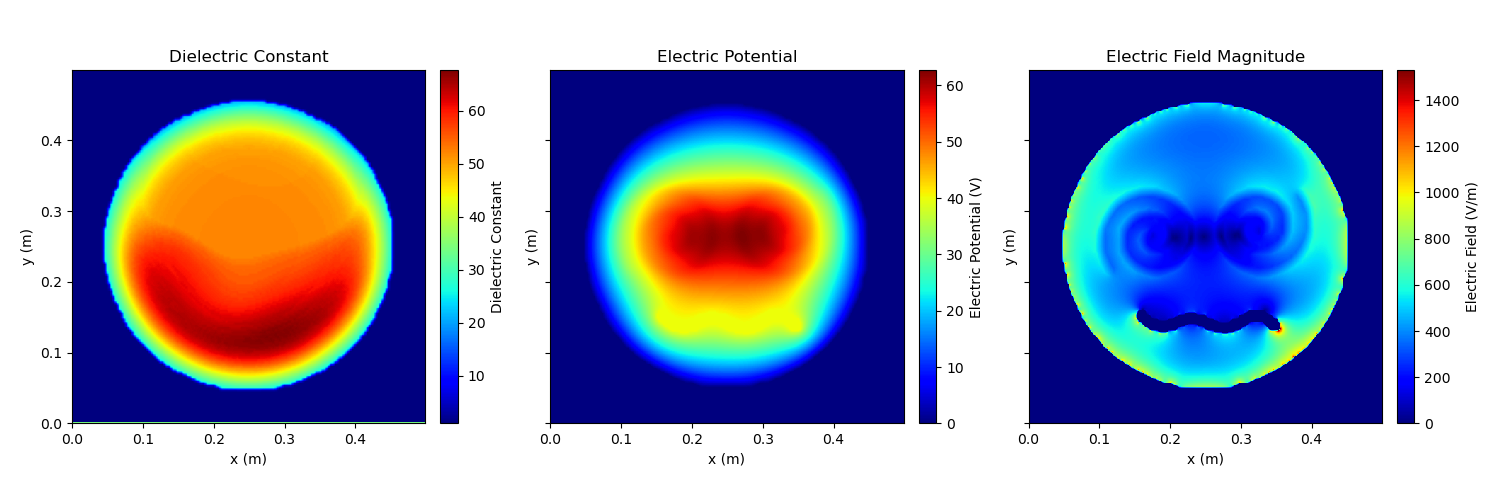

Write Python code to recreate this figure.
# -*- coding: utf-8 -*-
"""
Created on Wed Jan 22 11:10:01 2024

@author: Lukas
"""

import numpy as np
from scipy.linalg import norm
import matplotlib.pyplot as plt
from mpl_toolkits.axes_grid1 import make_axes_locatable
from fdmsolver import load_map, init_linear_system, solve_linear_system


# Define a uniform grid of spatial points
N_x, N_y = 500, 500
h = 1E-3  # Distance between each sample
width_V, height_V = (N_x - 1) * h, (N_y - 1) * h
width_E, height_E = (N_x - 2) * h, (N_y - 2) * h  # E and eps_r are on a staggered grid from the voltage potentials

# Set Dirichlet boundary conditions
dirichlet = {
    'mask': np.zeros((N_x, N_y), dtype=bool),
    'value': np.zeros((N_x, N_y))}

mask = load_map('./data/mouth.png', False, True, N=(N_x, N_y), twobit=True)
dirichlet['mask'][mask] = True
dirichlet['value'][mask] = 40

mask = load_map('./data/head.png', False, True, (N_x, N_y), twobit=True)
dirichlet['mask'][mask] = True
dirichlet['value'][mask] = 0

# Set Neumann boundary conditions
neumann = {
    'mask': np.zeros((N_x, N_y), dtype=bool),
    'value': np.zeros((N_x, N_y)),
    'dir': np.zeros((N_x, N_y, 2), dtype=int)}

# Set charges
rho = np.zeros((N_x, N_y))
rho += load_map('./data/eye_left.png', 0, 1E-5, N=(N_x, N_y), twobit=True)
rho += load_map('./data/eye_right.png', 0, 1E-5, N=(N_x, N_y), twobit=True)

# Set permittivities
eps_r = load_map('./data/background.png', 1, 100, N=(N_x - 1, N_y - 1), twobit=False)

# Initialize the linear system
# Note: no boundary conditions for left and right means periodic
A, b = init_linear_system(N_x, N_y, h, dirichlet, neumann, rho, eps_r)

# Solve the linear system and compute E-field magnitude
V, E = solve_linear_system(A, b, N_x, N_y, h)
E_magn = norm(E, axis=-1)

# Plot results
fig, axs = plt.subplots(1, 3, figsize=(15, 5), sharex=True, sharey=True)

im = axs[0].imshow(eps_r.T, extent=[0, width_E, 0, height_E], origin='lower', cmap='jet', interpolation='nearest')
axs[0].set_title('Dielectric Constant')
axs[0].set_xlabel('x (m)')
axs[0].set_ylabel('y (m)')
divider = make_axes_locatable(axs[0])
cax = divider.append_axes('right', size='5%', pad=0.15)
fig.colorbar(im, label='Dielectric Constant', cax=cax)

im = axs[1].imshow(V.T, extent=[0, width_V, 0, height_V], origin='lower', cmap='jet', interpolation='nearest')
axs[1].set_title('Electric Potential')
axs[1].set_xlabel('x (m)')
axs[1].set_ylabel('y (m)')
divider = make_axes_locatable(axs[1])
cax = divider.append_axes('right', size='5%', pad=0.15)
fig.colorbar(im, label='Electric Potential (V)', cax=cax)

im = axs[2].imshow(E_magn.T, extent=[0, width_E, 0, height_E], origin='lower', cmap='jet', interpolation='nearest')
axs[2].set_title('Electric Field Magnitude')
axs[2].set_xlabel('x (m)')
axs[2].set_ylabel('y (m)')
divider = make_axes_locatable(axs[2])
cax = divider.append_axes('right', size='5%', pad=0.15)
fig.colorbar(im, label='Electric Field (V/m)', cax=cax)

plt.tight_layout(pad=1.5)
plt.show()
